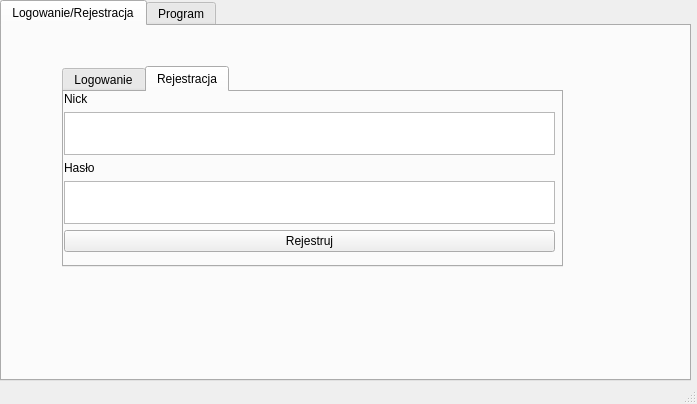
<?xml version="1.0" encoding="UTF-8"?>
<ui version="4.0">
 <class>MainWindow</class>
 <widget class="QMainWindow" name="MainWindow">
  <property name="geometry">
   <rect>
    <x>0</x>
    <y>0</y>
    <width>697</width>
    <height>404</height>
   </rect>
  </property>
  <property name="windowTitle">
   <string>MainWindow</string>
  </property>
  <widget class="QWidget" name="centralwidget">
   <widget class="QWidget" name="gridLayoutWidget">
    <property name="geometry">
     <rect>
      <x>0</x>
      <y>0</y>
      <width>691</width>
      <height>381</height>
     </rect>
    </property>
    <layout class="QGridLayout" name="gridLayout">
     <item row="0" column="0">
      <widget class="QTabWidget" name="tabWidget">
       <property name="currentIndex">
        <number>0</number>
       </property>
       <widget class="QWidget" name="tab">
        <attribute name="title">
         <string>Logowanie/Rejestracja</string>
        </attribute>
        <widget class="QTabWidget" name="tabWidget_2">
         <property name="geometry">
          <rect>
           <x>60</x>
           <y>40</y>
           <width>501</width>
           <height>201</height>
          </rect>
         </property>
         <property name="currentIndex">
          <number>1</number>
         </property>
         <widget class="QWidget" name="tab_3">
          <attribute name="title">
           <string>Logowanie</string>
          </attribute>
          <widget class="QWidget" name="gridLayoutWidget_2">
           <property name="geometry">
            <rect>
             <x>0</x>
             <y>0</y>
             <width>491</width>
             <height>161</height>
            </rect>
           </property>
           <layout class="QGridLayout" name="gridLayout_2">
            <item row="0" column="0">
             <layout class="QVBoxLayout" name="verticalLayout">
              <item>
               <widget class="QLabel" name="label">
                <property name="text">
                 <string>Nick</string>
                </property>
               </widget>
              </item>
              <item>
               <widget class="QTextEdit" name="textEdit"/>
              </item>
              <item>
               <widget class="QLabel" name="label_2">
                <property name="text">
                 <string>Hasło</string>
                </property>
               </widget>
              </item>
              <item>
               <widget class="QTextEdit" name="textEdit_2"/>
              </item>
              <item>
               <widget class="QPushButton" name="btn_login">
                <property name="text">
                 <string>Loguj</string>
                </property>
               </widget>
              </item>
             </layout>
            </item>
           </layout>
          </widget>
         </widget>
         <widget class="QWidget" name="tab_4">
          <attribute name="title">
           <string>Rejestracja</string>
          </attribute>
          <widget class="QWidget" name="gridLayoutWidget_3">
           <property name="geometry">
            <rect>
             <x>0</x>
             <y>0</y>
             <width>491</width>
             <height>161</height>
            </rect>
           </property>
           <layout class="QGridLayout" name="gridLayout_3">
            <item row="0" column="0">
             <layout class="QVBoxLayout" name="verticalLayout_2">
              <item>
               <widget class="QLabel" name="label_3">
                <property name="text">
                 <string>Nick</string>
                </property>
               </widget>
              </item>
              <item>
               <widget class="QTextEdit" name="textEdit_3"/>
              </item>
              <item>
               <widget class="QLabel" name="label_4">
                <property name="text">
                 <string>Hasło</string>
                </property>
               </widget>
              </item>
              <item>
               <widget class="QTextEdit" name="textEdit_4"/>
              </item>
              <item>
               <widget class="QPushButton" name="btn_registration">
                <property name="text">
                 <string>Rejestruj</string>
                </property>
               </widget>
              </item>
             </layout>
            </item>
           </layout>
          </widget>
         </widget>
        </widget>
       </widget>
       <widget class="QWidget" name="tab_2">
        <attribute name="title">
         <string>Program</string>
        </attribute>
       </widget>
      </widget>
     </item>
    </layout>
   </widget>
  </widget>
  <widget class="QMenuBar" name="menubar">
   <property name="geometry">
    <rect>
     <x>0</x>
     <y>0</y>
     <width>697</width>
     <height>21</height>
    </rect>
   </property>
  </widget>
  <widget class="QStatusBar" name="statusbar"/>
 </widget>
 <resources/>
 <connections/>
</ui>
